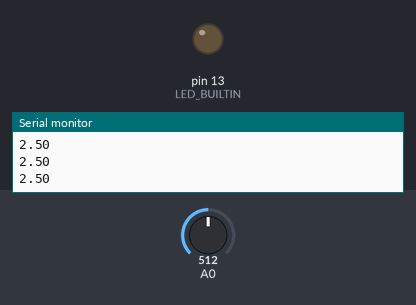
The sketch below on a simulated Arduino Uno, built with avr-gcc and run on an emulated ATmega328P. Shown: output pins drawn as LEDs (lit = HIGH), the last lines printed to the serial monitor. The test bench sets the inputs (shaded band); at power-on: A0 = 512.

Above: at 1.2 s.
1.3 s: A0 set to 619
2.8 s: A0 set to 644
At 3.8 s:
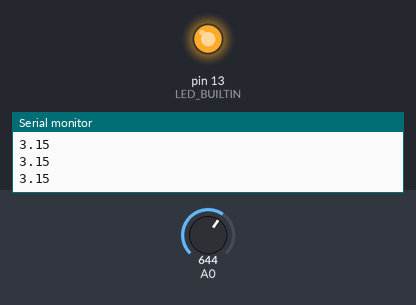
4.3 s: A0 set to 511
At 5.2 s:
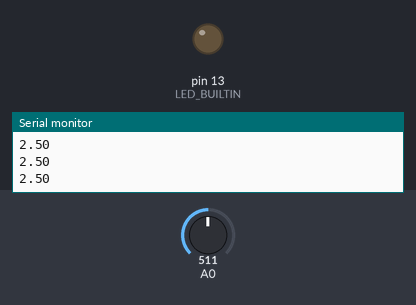
5.8 s: A0 set to 716
At 6.7 s:
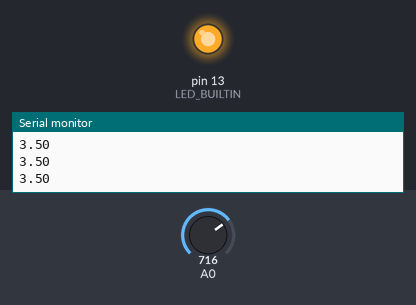
Timing chart, 0 to 8.3 s (numbered marks = the images above; inputs shaded):
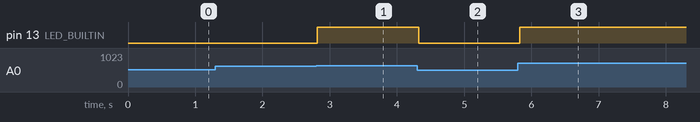

The sketch:

TesteArduino.ino
```cpp
void setup() {

  Serial.begin(115200);
  pinMode(A0, INPUT);
  pinMode(LED_BUILTIN, OUTPUT);
}

int entrada, entradaAnterior;

void loop() {

  entrada = analogRead(A0);

  float entradas1 = entrada * (5.0 / 1023.0);

  if ( entradas1 != entradaAnterior ) {
    Serial.println( entradas1 ) ;
    entradaAnterior = entrada;
  }

  if (entradas1 > 3.10) {
    digitalWrite(LED_BUILTIN, HIGH);
  } else {
    digitalWrite(LED_BUILTIN, LOW);
  }

  delay(100);

}
```

Measured:
- the behaviour switches between 634 and 635 on A0 (found by bisection; images 0 and 1)
- after the input at 2.8 s, pin 13 (LED_BUILTIN): LOW → HIGH at once
- after the input at 4.3 s, pin 13 (LED_BUILTIN): HIGH → LOW at once
- after the input at 5.8 s, pin 13 (LED_BUILTIN): LOW → HIGH at once
